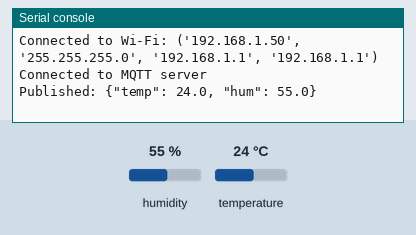
Bench run of a program on a simulated ESP32 board running MicroPython. Parts: the last lines printed to the serial console. Inputs (shaded band) come from the test bench; at power-on: humidity 55 %, temperature 24 °C. WiFi joins after 1.5 s; no MQTT or app messages arrive unless stated.

Above: at 3.3 s.
3.4 s: humidity set to 22 %
10.9 s: temperature set to 12 °C
At 13.0 s:
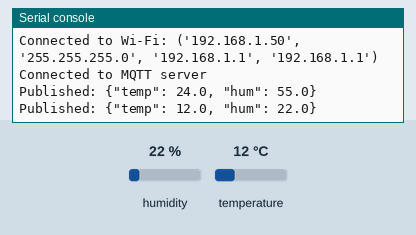
18.4 s: humidity set to 40 %
At 22.7 s:
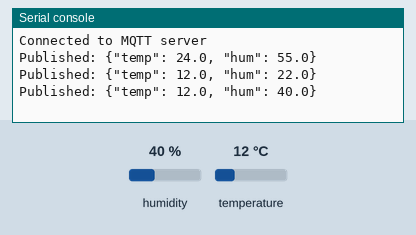

The program:

dht_mqtt.py
```python
import time
import dht
from machine import Pin
import network
import ujson
from umqtt.simple import MQTTClient

# Wi-Fi credentials
WIFI_SSID = 'PORTABLE-PI'
WIFI_PASSWORD = '180294mario'

# MQTT server details
MQTT_SERVER = '10.9.141.1'
MQTT_PORT = 1883
MQTT_TOPIC = '/home/test'

# Initialize DHT sensor
dht_sensor = dht.DHT22(Pin(4))  # Use the appropriate GPIO pin

# Connect to Wi-Fi
def connect_to_wifi():
    wlan = network.WLAN(network.STA_IF)
    wlan.active(True)
    wlan.connect(WIFI_SSID, WIFI_PASSWORD)
    while not wlan.isconnected():
        time.sleep(1)
    print('Connected to Wi-Fi:', wlan.ifconfig())

# Publish data to MQTT
def publish_to_mqtt(client, temperature, humidity):
    payload = ujson.dumps({"temp": temperature, "hum": humidity})
    client.publish(MQTT_TOPIC, payload)
    print('Published:', payload)

# Main function
def main():
    connect_to_wifi()
    client = MQTTClient('esp32_dht', MQTT_SERVER, port=MQTT_PORT)
    client.connect()
    print('Connected to MQTT server')

    while True:
        try:
            dht_sensor.measure()
            temperature = dht_sensor.temperature()
            humidity = dht_sensor.humidity()
            publish_to_mqtt(client, temperature, humidity)
        except Exception as e:
            print('Error:', e)
        time.sleep(10)  # Adjust the delay as needed


main()
```

Measured:
- after the input at 10.9 s, the serial console: prints a new line after 1.3 s (image 1)
- after the input at 18.4 s, the serial console: prints a new line after 3.8 s (image 2)
